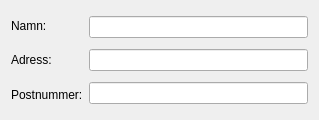
<?xml version="1.0" encoding="UTF-8"?>
<ui version="4.0">
 <class>NewCustomerForm</class>
 <widget class="QWidget" name="NewCustomerForm">
  <property name="geometry">
   <rect>
    <x>0</x>
    <y>0</y>
    <width>319</width>
    <height>120</height>
   </rect>
  </property>
  <property name="minimumSize">
   <size>
    <width>0</width>
    <height>120</height>
   </size>
  </property>
  <property name="maximumSize">
   <size>
    <width>319</width>
    <height>16777215</height>
   </size>
  </property>
  <property name="windowTitle">
   <string>Form</string>
  </property>
  <layout class="QHBoxLayout" name="horizontalLayout">
   <item>
    <layout class="QVBoxLayout" name="verticalLayout">
     <item>
      <widget class="QLabel" name="label_2">
       <property name="text">
        <string>Namn:</string>
       </property>
      </widget>
     </item>
     <item>
      <widget class="QLabel" name="label">
       <property name="text">
        <string>Adress:</string>
       </property>
      </widget>
     </item>
     <item>
      <widget class="QLabel" name="label_3">
       <property name="text">
        <string>Postnummer:</string>
       </property>
      </widget>
     </item>
    </layout>
   </item>
   <item>
    <layout class="QVBoxLayout" name="verticalLayout_2">
     <item>
      <widget class="QLineEdit" name="name"/>
     </item>
     <item>
      <widget class="QLineEdit" name="address"/>
     </item>
     <item>
      <widget class="QLineEdit" name="zip"/>
     </item>
    </layout>
   </item>
  </layout>
 </widget>
 <resources/>
 <connections/>
</ui>
